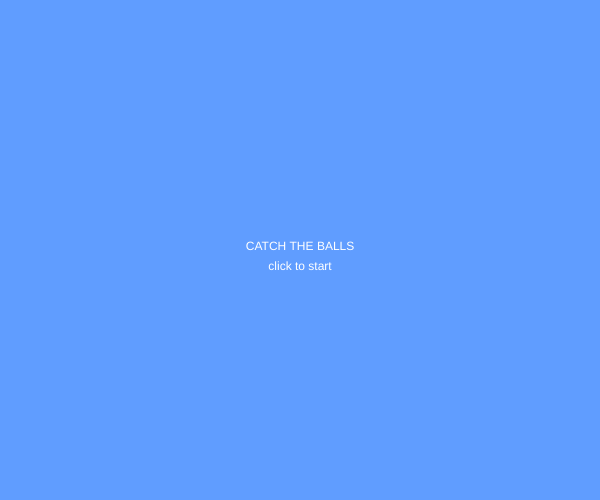
Frame 1 (no input)
Frame 60 (no input): identical to frame 1, image omitted
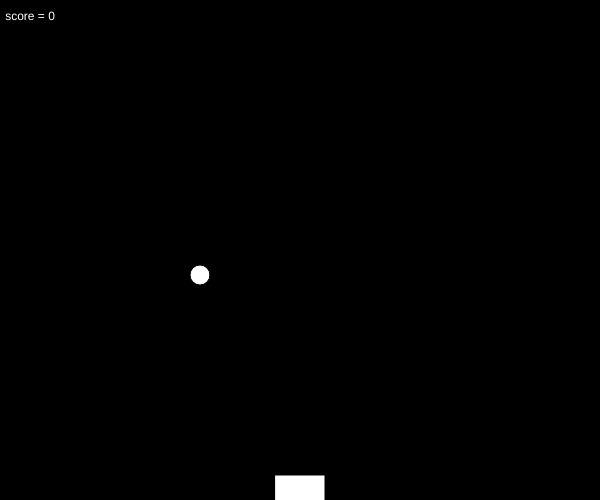
Frame 120 (the mouse pressed at the canvas centre since frame 60)

The p5.js sketch that drew these frames (run headless with seeded random() and noise() and a simulated clock; from frame 60 on, the mouse is pressed at the canvas centre):

// p5.js sketch
// ── sketch.js
var screen = 0;
var y=-20;
var x=200;
var speed = 2;
var score= 0;

function setup() {
  createCanvas(600, 500);
}

function draw() {
	if(screen == 0){
    startScreen()
  }else if(screen == 1){
  	gameOn()
  }else if(screen==2){
  	endScreen()
  }	
}

function startScreen(){
		background(96, 157, 255)
		fill(255)
		textAlign(CENTER);
		text('CATCH THE BALLS', width / 2, height / 2)
		text('click to start', width / 2, height / 2 + 20);
		reset();
}

function gameOn(){
	background(0)
  text("score = " + score, 30,20)
  ellipse(x,y,20,20)
  rectMode(CENTER)
  rect(mouseX,height-10,50,30)
	y+= speed;
  if(y>height){
  	screen =2
	 }
  if(y>height-10 && x>mouseX-20 && x<mouseX+20){
  	y=-20
    speed+=.5
    score+= 1
  }
	if(y==-20){
  	pickRandom();
  }
}

function pickRandom(){
	x= random(20,width-20)
}

function endScreen(){
		background(150)
		textAlign(CENTER);
		text('GAME OVER', width / 2, height / 2)
  	text("SCORE = " + score, width / 2, height / 2 + 20)
		text('click to play again', width / 2, height / 2 + 40);
}

function mousePressed(){
	if(screen==0){
  	screen=1
  }else if(screen==2){
  	screen=0
  }
}

function reset(){
	  score=0;
  	speed=5;
  	y=-20;
}
